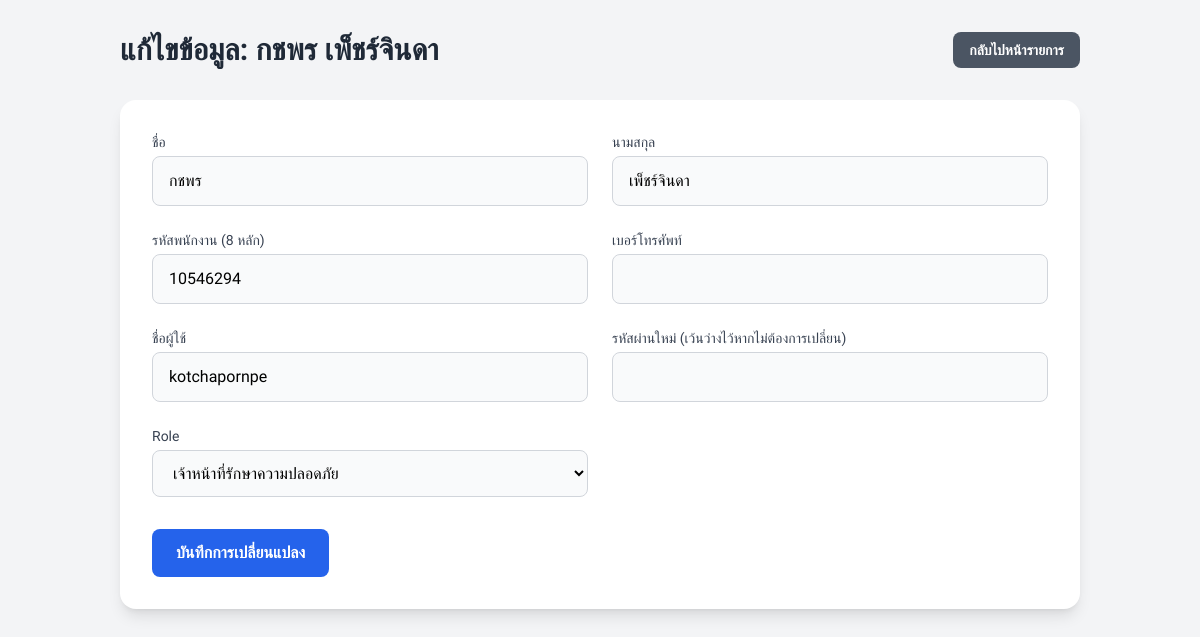
The app's page /Backup/edit_officer.php?id=242 (signed in) with its own data.
### tables this page shows
CREATE TABLE `users` (
  `id` int NOT NULL AUTO_INCREMENT,
  `username` varchar(50) NOT NULL,
  `password` varchar(255) NOT NULL,
  `first_name` varchar(50) NOT NULL,
  `last_name` varchar(50) NOT NULL,
  `eng_first_name` varchar(50) DEFAULT NULL,
  `eng_last_name` varchar(50) DEFAULT NULL,
  `employee_id` varchar(8) NOT NULL,
  `phone_number` varchar(20) NOT NULL,
  `user_type` enum('admin','officer') NOT NULL DEFAULT 'officer',
  `role_id` int DEFAULT NULL,
  `created_at` timestamp NOT NULL DEFAULT CURRENT_TIMESTAMP,
  PRIMARY KEY (`id`),
  UNIQUE KEY `username` (`username`),
  UNIQUE KEY `employee_id` (`employee_id`),
  KEY `idx_users_username` (`username`),
  KEY `idx_users_employee_id` (`employee_id`),
  KEY `idx_users_role_id` (`role_id`),
  KEY `idx_users_user_type` (`user_type`),
  CONSTRAINT `users_ibfk_1` FOREIGN KEY (`role_id`) REFERENCES `roles` (`id`) ON DELETE SET NULL
);

CREATE TABLE `roles` (
  `id` int NOT NULL AUTO_INCREMENT,
  `role_name` varchar(255) NOT NULL,
  PRIMARY KEY (`id`),
  UNIQUE KEY `role_name` (`role_name`)
);

### Backup/edit_officer.php (the view, shortened to what this page needs)
<?php
require_once "config.php";
function getRoles($conn) {
    $roles = [];
    $sql = "SELECT id, role_name FROM roles ORDER BY role_name";
    $result = $conn->query($sql);
    if ($result) {
        while ($row = $result->fetch_assoc()) {
            $roles[] = $row;
        }
    }
    return $roles;
}
function getOfficerDetails($conn, $officer_id) {
    $sql = "SELECT id, first_name, last_name, employee_id, phone_number, username, role_id FROM users WHERE id = ? AND user_type = 'officer'";
    $stmt = $conn->prepare($sql);
    $stmt->bind_param("i", $officer_id);
    $stmt->execute();
    $result = $stmt->get_result();
    if ($result->num_rows === 1) {
        return $result->fetch_assoc();
    }
    return null;
}
$officer_id = isset($_GET['id']) ? (int)$_GET['id'] : 0;
$officer = getOfficerDetails($conn, $officer_id);
$roles = getRoles($conn);
?>
<!DOCTYPE html>
<html lang="th">
<head>
    <script src="https://cdn.tailwindcss.com"></script>
</head>
<body class="bg-gray-100">
    <div class="container mx-auto p-4 sm:p-6 lg:p-8">
        <header class="mb-8">
            <div class="flex justify-between items-center">
                 <h1 class="text-3xl font-bold text-gray-800">แก้ไขข้อมูล: <?php echo htmlspecialchars($officer['first_name'] . ' ' . $officer['last_name']); ?></h1>
                 <a href="manage_officers.php" class="text-sm bg-gray-600 text-white font-bold py-2 px-4 rounded-lg hover:bg-gray-700">กลับไปหน้ารายการ</a>
            </div>
        </header>
        <div class="bg-white rounded-2xl shadow-lg p-6 md:p-8">
            <form action="<?php echo htmlspecialchars($_SERVER["PHP_SELF"]); ?>?id=<?php echo $officer_id; ?>" method="post">
                <div class="grid grid-cols-1 md:grid-cols-2 gap-6">
                    <div>
                        <label for="first_name" class="block text-sm font-medium text-gray-700 mb-1">ชื่อ</label>
                        <input type="text" name="first_name" id="first_name" class="form-input w-full px-4 py-3 bg-gray-50 border border-gray-300 rounded-lg" value="<?php echo htmlspecialchars($officer['first_name']); ?>" required>
                    </div>
                    <div>
                        <label for="last_name" class="block text-sm font-medium text-gray-700 mb-1">นามสกุล</label>
                        <input type="text" name="last_name" id="last_name" class="form-input w-full px-4 py-3 bg-gray-50 border border-gray-300 rounded-lg" value="<?php echo htmlspecialchars($officer['last_name']); ?>" required>
                    </div>
                    <div>
                        <label for="employee_id" class="block text-sm font-medium text-gray-700 mb-1">รหัสพนักงาน (8 หลัก)</label>
                        <input type="text" name="employee_id" id="employee_id" pattern="[0-9]{8}" title="รหัสพนักงานต้องเป็นตัวเลข 8 หลัก" maxlength="8" class="form-input w-full px-4 py-3 bg-gray-50 border border-gray-300 rounded-lg" value="<?php echo htmlspecialchars($officer['employee_id']); ?>" required>
                    </div>
                    <div>
                        <label for="phone_number" class="block text-sm font-medium text-gray-700 mb-1">เบอร์โทรศัพท์</label>
                        <input type="text" name="phone_number" id="phone_number" class="form-input w-full px-4 py-3 bg-gray-50 border border-gray-300 rounded-lg" value="<?php echo htmlspecialchars($officer['phone_number']); ?>" required>
                    </div>
                     <div>
                        <label for="username" class="block text-sm font-medium text-gray-700 mb-1">ชื่อผู้ใช้</label>
                        <input type="text" name="username" id="username" class="form-input w-full px-4 py-3 bg-gray-50 border border-gray-300 rounded-lg" value="<?php echo htmlspecialchars($officer['username']); ?>" required>
                    </div>
                    <div>
                        <label for="password" class="block text-sm font-medium text-gray-700 mb-1">รหัสผ่านใหม่ (เว้นว่างไว้หากไม่ต้องการเปลี่ยน)</label>
                        <input type="password" name="password" id="password" class="form-input w-full px-4 py-3 bg-gray-50 border border-gray-300 rounded-lg">
                    </div>
                    <div>
                        <label for="role_id" class="block text-sm font-medium text-gray-700 mb-1">Role</label>
                        <select name="role_id" id="role_id" class="form-select w-full px-4 py-3 bg-gray-50 border border-gray-300 rounded-lg" required>
                            <?php foreach ($roles as $role):
                                $isSelected = $role['id'] == $officer['role_id'];
                            ?>
                                <option value="<?php echo $role['id']; ?>" <?php echo $isSelected ? 'selected' : ''; ?>><?php echo htmlspecialchars($role['role_name']); ?></option>
                            <?php endforeach;
                            ?>
                        </select>
                    </div>
                </div>
                <div class="mt-8">
                    <button type="submit" name="update_officer" class="w-full md:w-auto bg-blue-600 text-white font-bold py-3 px-6 rounded-lg hover:bg-blue-700">บันทึกการเปลี่ยนแปลง</button>
                </div>
            </form>
        </div>
    </div>
</body>
</html>

### Backup/edit_officer.php (style rules this page uses)
body { font-family: 'Sarabun', sans-serif; }

### records on screen
users: first_name+last_name "กชพร เพ็ชร์จินดา", first_name "กชพร", last_name "เพ็ชร์จินดา", employee_id "10546294", username "kotchapornpe", role_id "เจ้าหน้าที่รักษาความปลอดภัย"
